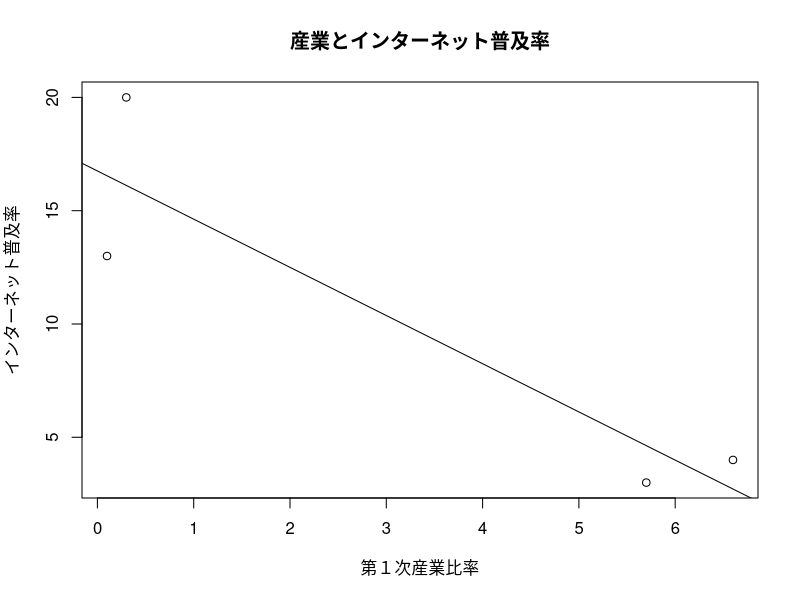

Reproduce this figure in R.
data1 <- read.table("kq0303.csv",header = TRUE, sep =",")
data1
plot(data1$Xc, data1$Y,xlab="第１次産業比率",ylab="インターネット普及率",main="産業とインターネット普及率")
fm <- lm(Y ~ Xc, data = data1)
abline(fm)
summary(fm)
